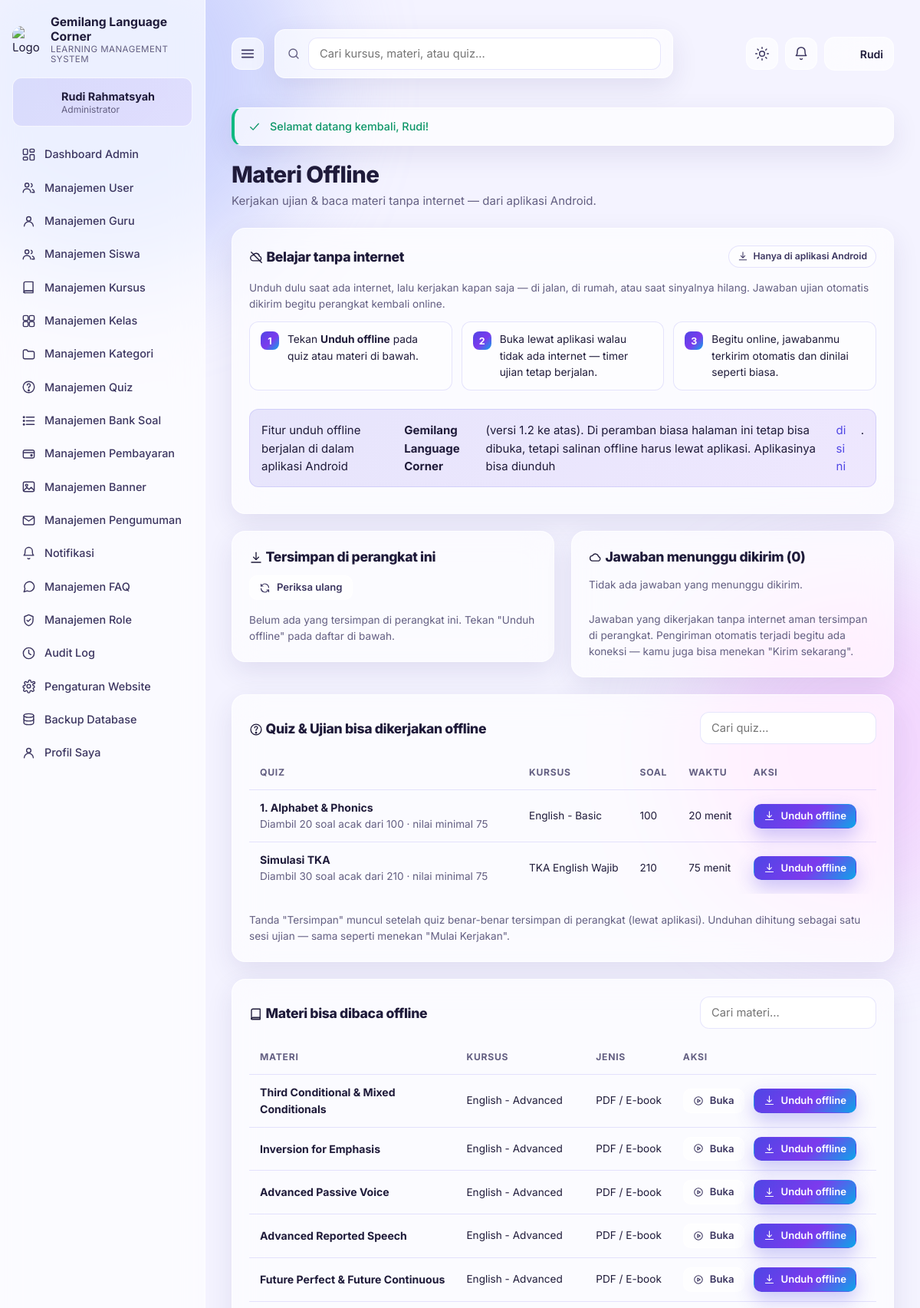
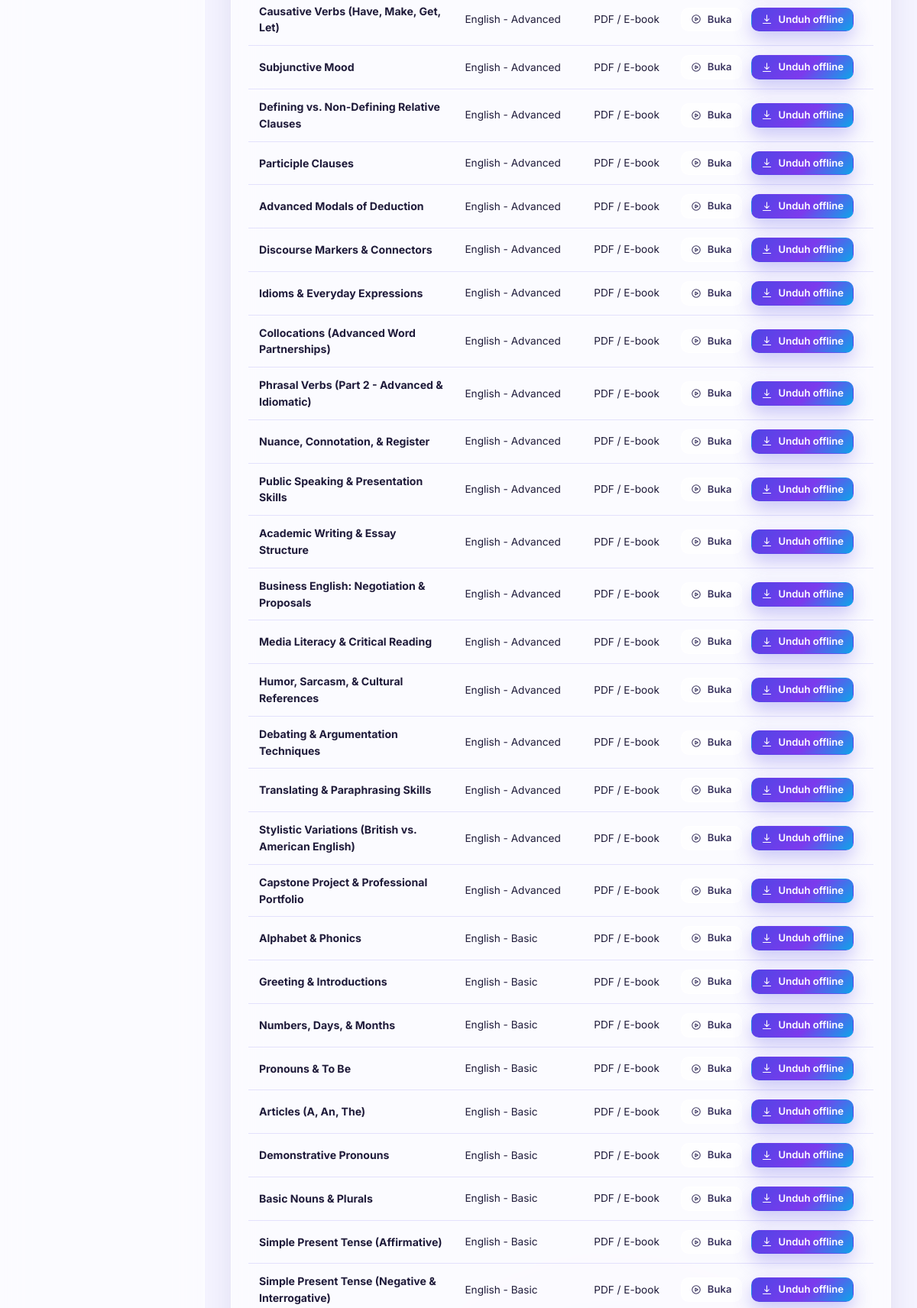
/siswa-offline.php (signed in, upper part), run on the app's committed database (2 pictures, top to bottom).
### tables this page shows
CREATE TABLE users (
            id INTEGER PRIMARY KEY AUTOINCREMENT,
            nama TEXT NOT NULL,
            username TEXT UNIQUE,
            email TEXT UNIQUE,
            password TEXT NOT NULL,
            role TEXT NOT NULL DEFAULT 'siswa',
            foto TEXT,
            telepon TEXT,
            alamat TEXT,
            bio TEXT,
            status TEXT NOT NULL DEFAULT 'aktif',
            last_login TEXT,
            created_at TEXT DEFAULT CURRENT_TIMESTAMP
        );

CREATE TABLE quizzes (
            id INTEGER PRIMARY KEY AUTOINCREMENT,
            course_id INTEGER,
            module_id INTEGER,
            judul TEXT NOT NULL,
            deskripsi TEXT,
            tipe TEXT DEFAULT 'quiz',
            durasi_menit INTEGER DEFAULT 15,
            passing_grade INTEGER DEFAULT 70,
            random_soal INTEGER DEFAULT 0,
            random_opsi INTEGER DEFAULT 0,
            jumlah_soal_tampil INTEGER DEFAULT 0,
            tampilkan_pembahasan INTEGER DEFAULT 1,
            max_attempt INTEGER DEFAULT 0,
            status TEXT DEFAULT 'aktif',
            guru_id INTEGER,
            created_at TEXT DEFAULT CURRENT_TIMESTAMP
        , lesson_id INTEGER);

CREATE TABLE lessons (
            id INTEGER PRIMARY KEY AUTOINCREMENT,
            module_id INTEGER,
            course_id INTEGER NOT NULL,
            judul TEXT NOT NULL,
            tipe TEXT DEFAULT 'teks',
            media_url TEXT,
            media_embed TEXT,
            isi_teks TEXT,
            durasi_menit INTEGER DEFAULT 0,
            urutan INTEGER DEFAULT 0,
            is_preview INTEGER DEFAULT 0,
            bisa_download INTEGER DEFAULT 1,
            created_at TEXT DEFAULT CURRENT_TIMESTAMP
        , infografis TEXT);

CREATE TABLE courses (
            id INTEGER PRIMARY KEY AUTOINCREMENT,
            judul TEXT NOT NULL,
            slug TEXT UNIQUE,
            deskripsi TEXT,
            kategori_id INTEGER,
            guru_id INTEGER,
            level TEXT DEFAULT 'Pemula',
            harga REAL DEFAULT 0,
            durasi_jam INTEGER DEFAULT 0,
            bahasa TEXT DEFAULT 'Indonesia',
            thumbnail TEXT,
            status TEXT DEFAULT 'aktif',
            created_at TEXT DEFAULT CURRENT_TIMESTAMP
        );

### siswa-offline.php (the view, shortened to what the rows shown need)
<?php
require_once __DIR__ . '/includes/layout.php';
$u = require_login();
$kursusSaya = [];
foreach (db()->query('SELECT * FROM courses ORDER BY judul')->fetchAll() as $c) {
    $kursusSaya[] = $c;
}
$idKursus = array_map(function ($c) { return (int)$c['id']; }, $kursusSaya);
$jmlSoal = quiz_jml_soal_map(0);
$quizLuring = [];
foreach ($kursusSaya as $c) {
    $st = db()->prepare('SELECT * FROM quizzes WHERE course_id = ? ORDER BY judul');
    $st->execute([(int)$c['id']]);
    foreach ($st->fetchAll() as $z) {
        $jml = (int)($jmlSoal[(int)$z['id']] ?? 0);
        $z['kursus'] = $c['judul'];
        $z['jml_soal'] = $jml;
        $quizLuring[] = $z;
    }
}
$materiLuring = [];
if ($idKursus) {
    $materiLuring = db()->query('SELECT l.id, l.judul, l.tipe, l.is_preview, l.urutan, co.judul AS kursus
        FROM lessons l JOIN courses co ON co.id = l.course_id
        WHERE l.course_id IN (' . implode(',', $idKursus) . ')
        ORDER BY co.judul, l.urutan, l.id')->fetchAll();
}
$adaKursus = count($kursusSaya) > 0;
page_start('Materi Offline', 'Kerjakan ujian & baca materi tanpa internet — dari aplikasi Android.');
?>
<div id="luring-app" data-csrf="<?= e(csrf_token()) ?>">
  <div class="card">
    <?php if (!$adaKursus): ?>
      <?= empty_state('Belum ada kursus yang terbuka untukmu.', 'book') ?>
    <?php elseif (!$quizLuring): ?>
      <?= empty_state('Belum ada quiz berisi soal di kursusmu.', 'quiz') ?>
    <?php else: ?>
      <div class="table-wrap">
        <table class="data" id="tbl-luring-quiz">
          <thead><tr><th>Quiz</th><th>Kursus</th><th>Soal</th><th>Waktu</th><th>Aksi</th></tr></thead>
          <tbody>
          <?php foreach ($quizLuring as $z): ?>
            <tr>
              <td><strong><?= e($z['judul']) ?></strong>
                <div class="muted small"><?= (int)$z['random_soal'] && (int)$z['jumlah_soal_tampil'] > 0
                    ? 'Diambil ' . (int)$z['jumlah_soal_tampil'] . ' soal acak dari ' . (int)$z['jml_soal']
                    : (int)$z['jml_soal'] . ' soal' ?> &middot; nilai minimal <?= (int)$z['passing_grade'] ?></div>
              </td>
              <td class="small"><?= e($z['kursus']) ?></td>
              <td class="small"><?= (int)$z['jml_soal'] ?></td>
              <td class="small"><?= (int)$z['durasi_menit'] ?> menit</td>
              <td>
                <div class="row-gap">
                  <button type="button" class="btn btn-primary btn-sm" data-luring-quiz="<?= (int)$z['id'] ?>"
                          data-judul="<?= e($z['judul']) ?>"><?= icon('download', 15) ?> Unduh offline</button>
                </div>
              </td>
            </tr>
          <?php endforeach; ?>
          </tbody>
        </table>
      </div>
    <?php endif; ?>
  </div>
  <div class="card">
    <?php if (!$materiLuring): ?>
      <?= empty_state('Belum ada materi di kursusmu.', 'book') ?>
    <?php else: ?>
      <div class="table-wrap">
        <table class="data" id="tbl-luring-materi">
          <thead><tr><th>Materi</th><th>Kursus</th><th>Jenis</th><th>Aksi</th></tr></thead>
          <tbody>
          <?php foreach ($materiLuring as $m):
              $url = 'materi.php?id=' . (int)$m['id']; ?>
            <tr>
              <td><strong><?= e($m['judul']) ?></strong></td>
              <td class="small"><?= e($m['kursus']) ?></td>
              <td class="small"><?= e(tipe_materi_label($m['tipe'])) ?></td>
              <td>
                <div class="row-gap">
                  <a class="btn btn-ghost btn-sm" href="<?= e($url) ?>"><?= icon('play', 14) ?> Buka</a>
                  <button type="button" class="btn btn-primary btn-sm" data-luring-unduh="<?= e($url) ?>"
                          data-judul="<?= e($m['judul']) ?>"><?= icon('download', 15) ?> Unduh offline</button>
                </div>
              </td>
            </tr>
          <?php endforeach; ?>
          </tbody>
        </table>
      </div>
    <?php endif; ?>
  </div>
</div>
<?php page_end(); ?>

### includes/layout.php (shortened to what the rows shown need)
<?php
require_once __DIR__ . '/helpers.php';
function nav_items($role)
{
    $siswa = [
        ['siswa-dashboard.php', 'Dashboard', 'dashboard'],
        ['kursus.php', 'Katalog Kursus', 'grid'],
        ['siswa-kursus.php', 'Kursus Saya', 'book'],
        ['siswa-pembayaran.php', 'Pembayaran', 'wallet'],
        ['siswa-nilai.php', 'Nilai & Riwayat', 'chart'],
        ['siswa-sertifikat.php', 'Sertifikat', 'award'],
        ['siswa-tugas.php', 'Tugas', 'clipboard'],
        ['siswa-kalender.php', 'Kalender Belajar', 'calendar'],
        ['siswa-forum.php', 'Forum Diskusi', 'chat'],
        ['siswa-bookmark.php', 'Bookmark Materi', 'bookmark'],
        ['siswa-offline.php', 'Materi Offline', 'download'],
        ['siswa-leaderboard.php', 'Ranking', 'trophy'],
        ['notifikasi.php', 'Notifikasi', 'bell'],
        ['siswa-profil.php', 'Profil Saya', 'user'],
    ];
    $guru = [
        ['guru-dashboard.php', 'Dashboard Guru', 'dashboard'],
        ['guru-kursus.php', 'Kelola Kursus', 'book'],
        ['guru-materi.php', 'Modul & Materi', 'layers'],
        ['guru-quiz.php', 'Quiz & Ujian', 'quiz'],
        ['guru-soal.php', 'Bank Soal', 'list'],
        ['guru-koreksi.php', 'Koreksi & Nilai', 'check'],
        ['guru-kelas.php', 'Kelola Kelas', 'grid'],
        ['guru-siswa.php', 'Kelola Siswa', 'users'],
        ['guru-progress.php', 'Progress Siswa', 'chart'],
        ['guru-absensi.php', 'Absensi', 'calendar'],
        ['guru-tugas.php', 'Tugas', 'clipboard'],
        ['guru-pengumuman.php', 'Pengumuman', 'mail'],
        ['notifikasi.php', 'Notifikasi', 'bell'],
        ['guru-forum.php', 'Forum & Diskusi', 'chat'],
        ['guru-statistik.php', 'Statistik Kelas', 'trophy'],
        ['siswa-profil.php', 'Profil Saya', 'user'],
    ];
    $admin = [
        ['admin-dashboard.php', 'Dashboard Admin', 'dashboard'],
        ['admin-users.php', 'Manajemen User', 'users'],
        ['admin-guru.php', 'Manajemen Guru', 'user'],
        ['admin-siswa.php', 'Manajemen Siswa', 'users'],
        ['admin-kursus.php', 'Manajemen Kursus', 'book'],
        ['admin-kelas.php', 'Manajemen Kelas', 'grid'],
        ['admin-kategori.php', 'Manajemen Kategori', 'folder'],
        ['admin-quiz.php', 'Manajemen Quiz', 'quiz'],
        ['admin-soal.php', 'Manajemen Bank Soal', 'list'],
        ['admin-pembayaran.php', 'Manajemen Pembayaran', 'wallet'],
        ['admin-sertifikat.php', 'Manajemen Sertifikat', 'award'],
        ['admin-banner.php', 'Manajemen Banner', 'image'],
        ['admin-pengumuman.php', 'Manajemen Pengumuman', 'mail'],
        ['notifikasi.php', 'Notifikasi', 'bell'],
        ['admin-faq.php', 'Manajemen FAQ', 'chat'],
        ['admin-role.php', 'Manajemen Role', 'shield'],
        ['admin-audit.php', 'Audit Log', 'clock'],
        ['admin-pengaturan.php', 'Pengaturan Website', 'settings'],
        ['admin-backup.php', 'Backup Database', 'database'],
        ['siswa-profil.php', 'Profil Saya', 'user'],
    ];
    if (!sertifikat_aktif()) {
        $siswa = array_values(array_filter($siswa, function ($i) {
            return $i[0] !== 'siswa-sertifikat.php';
        }));
        $admin = array_values(array_filter($admin, function ($i) {
            return $i[0] !== 'admin-sertifikat.php';
        }));
    }
    return $role === 'admin' ? $admin : ($role === 'guru' ? $guru : $siswa);
}
function current_page()
{
    return basename($_SERVER['PHP_SELF'] ?? 'index.php');
}
function asset_ver()
{
    static $ver = null;
    if ($ver === null) {
        $ver = (string)max(
            (int)@filemtime(__DIR__ . '/../assets/app.js'),
            (int)@filemtime(__DIR__ . '/../assets/app.css'),
            (int)@filemtime(__DIR__ . '/../assets/app-native.js')
        );
    }
    return $ver;
}
function page_start($title, $subtitle = '', $opts = [])
{
    $u = current_user();
    $site = setting('site_name', 'Marelan English Course');
    $assetVer = asset_ver();
    ?>
<!DOCTYPE html>
<html lang="id" data-theme="light">
<head>
<link rel="stylesheet" href="assets/app.css?v=<?= e($assetVer) ?>">
</head>
<body class="<?= $u ? 'has-sidebar' : 'is-public' ?>">
<?php
    if ($u) {
        lms_sidebar($u);
        echo '<main class="main">';
        lms_topbar($u, $title);
    } else {
        lms_public_nav($site);
        echo '<main class="main public-main">';
    }
    if ($title && $u) {
        echo '<div class="page-head"><div><h1>' . e($title) . '</h1>';
        echo '</div>';
        echo '</div>';
    }
}
    ?><!DOCTYPE html>
</html><?php
function lms_sidebar($u)
{
    $items = nav_items($u['role']);
    $cur = current_page();
    ?>
<aside class="sidebar" id="sidebar">
  <div class="brand">
    <a href="<?= $u['role'] === 'admin' ? 'admin-dashboard.php' : ($u['role'] === 'guru' ? 'guru-dashboard.php' : 'siswa-dashboard.php') ?>" class="brand-link">
      <?= site_logo(38) ?>
      <span class="brand-text">
        <strong><?= e(setting('site_name', 'Marelan English Course')) ?></strong>
        <small>Learning Management System</small>
      </span>
    </a>
  </div>
  <div class="sidebar-profile">
    <span class="avatar" <?= $u['foto'] ? 'style="background-image:url(' . e($u['foto']) . ')"' : '' ?>><?= $u['foto'] ? '' : e(strtoupper(mb_substr($u['nama'], 0, 1))) ?></span>
    <span class="sp-meta">
      <strong><?= e($u['nama']) ?></strong>
      <small><?= e(role_label($u['role'])) ?></small>
    </span>
  </div>
  <nav class="nav">
    <?php foreach ($items as $it): ?>
      <a class="nav-item <?= $cur === $it[0] ? 'active' : '' ?>" href="<?= e($it[0]) ?>"><?= icon($it[2], 19) ?><span><?= e($it[1]) ?></span></a>
    <?php endforeach; ?>
  </nav>
</aside>
<?php
}
function lms_topbar($u, $title)
{
    $unread = unread_notifications();
    ?>
<header class="topbar">
  <button class="icon-btn only-mobile" data-toggle-sidebar aria-label="Menu"><?= icon('menu', 22) ?></button>
  <form class="topsearch" action="search.php" method="get">
    <?= icon('search', 18) ?>
    <input type="search" name="q" placeholder="Cari kursus, materi, atau quiz..." value="<?= e(get('q')) ?>">
  </form>
  <div class="topbar-right">
    <button class="icon-btn" data-toggle-theme aria-label="Ganti tema"><?= icon('sun', 20, 'ic-sun') ?><?= icon('moon', 20, 'ic-moon') ?></button>
    <a class="icon-btn bell" href="notifikasi.php" aria-label="Notifikasi">
      <?= icon('bell', 20) ?><?php if ($unread > 0): ?><span class="dot"><?= $unread > 9 ? '9+' : $unread ?></span><?php endif; ?>
    </a>
    <div class="user-menu">
      <button class="user-btn" data-toggle-user>
        <span class="avatar sm" <?= $u['foto'] ? 'style="background-image:url(' . e($u['foto']) . ')"' : '' ?>><?= $u['foto'] ? '' : e(strtoupper(mb_substr($u['nama'], 0, 1))) ?></span>
        <span class="um-name"><?= e(explode(' ', $u['nama'])[0]) ?></span>
      </button>
    </div>
  </div>
</header>
<?php
}
    ?>
<?php
function page_end()
{
    ?>
</main>
</body>
</html>
<?php
}

### includes/helpers.php (shortened to what the rows shown need)
<?php
require_once __DIR__ . '/db.php';
function e($s)
{
    return htmlspecialchars((string)$s, ENT_QUOTES, 'UTF-8');
}
function setting($key, $default = '')
{
    static $cache = null;
    if ($cache === null) {
        $cache = [];
        try {
            foreach (db()->query('SELECT key, value FROM settings') as $r) {
                $cache[$r['key']] = $r['value'];
            }
        } catch (Throwable $e) {
            $cache = [];
        }
    }
    return array_key_exists($key, $cache) && $cache[$key] !== null && $cache[$key] !== '' ? $cache[$key] : $default;
}
function get($key, $default = '')
{
    return isset($_GET[$key]) ? (is_array($_GET[$key]) ? $_GET[$key] : trim((string)$_GET[$key])) : $default;
}
function csrf_token()
{
    return $_SESSION['csrf'];
}
function current_user()
{
    static $user = false;
    if ($user !== false) {
        return $user;
    }
    $stmt = db()->prepare('SELECT * FROM users WHERE id = ?');
    $stmt->execute([$_SESSION['user_id']]);
    $user = $stmt->fetch() ?: null;
    return $user;
}
function require_login($role = null)
{
    $u = current_user();
    return $u;
}
function role_label($role)
{
    return ['admin' => 'Administrator', 'guru' => 'Guru', 'siswa' => 'Siswa'][$role] ?? ucfirst((string)$role);
}
function unread_notifications()
{
    $u = current_user();
    $stmt = db()->prepare('SELECT COUNT(*) FROM notifications WHERE user_id = ? AND dibaca = 0');
    $stmt->execute([$u['id']]);
    return (int)$stmt->fetchColumn();
}
function sertifikat_aktif()
{
    return setting('sertifikat_aktif', '0') === '1';
}
function tipe_materi_label_map()
{
    return [
        'video' => 'Video',
        'pdf' => 'PDF / E-book',
        'audio' => 'Audio',
        'teks' => 'Modul Teks',
        'tautan' => 'Tautan',
        'infografis' => 'Infografis',
    ];
}
function tipe_materi_label($t)
{
    $map = tipe_materi_label_map();
    return $map[$t] ?? $t;
}
function quiz_jml_soal_map($courseId = 0)
{
    $sql = 'SELECT q.quiz_id AS quiz_id, COUNT(*) AS jml FROM questions q
        WHERE q.quiz_id IS NOT NULL' . ($courseId ? (' AND q.course_id = ' . (int)$courseId) : '') . '
        GROUP BY q.quiz_id';
    $out = [];
    foreach (db()->query($sql)->fetchAll() as $r) {
        $out[(int)$r['quiz_id']] = (int)$r['jml'];
    }
    return $out;
}
function icon_paths()
{
    return $paths;
}
function icon($name, $size = 20, $class = '')
{
    $paths = icon_paths();
    $p = $paths[$name] ?? $paths['grid'];
    return '<svg class="ic ' . $class . '" width="' . (int)$size . '" height="' . (int)$size . '" viewBox="0 0 24 24" fill="none" stroke="currentColor" stroke-width="1.8" stroke-linecap="round" stroke-linejoin="round">' . $p . '</svg>';
}
function site_logo($size = 36)
{
    $custom = setting('site_logo');
    if ($custom !== '') {
        return '<img src="' . e($custom) . '" alt="Logo" width="' . (int)$size . '" height="' . (int)$size . '" class="brand-img">';
    }
    return logo_svg($size);
}

### data on the page
users: nama "Rudi Rahmatsyah", role "Administrator", nama "Rudi"
quizzes: judul "1. Alphabet & Phonics", jumlah_soal_tampil "20", jml_soal "100", passing_grade "75", kursus "English - Basic", durasi_menit "20", $size 15 (drawn)
quizzes: judul "Simulasi TKA", jumlah_soal_tampil "30", jml_soal "210", passing_grade "75", kursus "TKA English Wajib", durasi_menit "75", $size 15 (drawn)
lessons: judul "Third Conditional & Mixed Conditionals", course.judul "English - Advanced", tipe "PDF / E-book", $size 14 (drawn)
lessons: judul "Inversion for Emphasis", course.judul "English - Advanced", tipe "PDF / E-book", $size 14 (drawn)
lessons: judul "Advanced Passive Voice", course.judul "English - Advanced", tipe "PDF / E-book", $size 14 (drawn)
lessons: judul "Advanced Reported Speech", course.judul "English - Advanced", tipe "PDF / E-book", $size 14 (drawn)
lessons: judul "Future Perfect & Future Continuous", course.judul "English - Advanced", tipe "PDF / E-book", $size 14 (drawn)
lessons: judul "Causative Verbs (Have, Make, Get, Let)", course.judul "English - Advanced", tipe "PDF / E-book", $size 14 (drawn)
lessons: judul "Subjunctive Mood", course.judul "English - Advanced", tipe "PDF / E-book", $size 14 (drawn)
lessons: judul "Defining vs. Non-Defining Relative Clauses", course.judul "English - Advanced", tipe "PDF / E-book", $size 14 (drawn)
lessons: judul "Participle Clauses", course.judul "English - Advanced", tipe "PDF / E-book", $size 14 (drawn)
lessons: judul "Advanced Modals of Deduction", course.judul "English - Advanced", tipe "PDF / E-book", $size 14 (drawn)
lessons: judul "Discourse Markers & Connectors", course.judul "English - Advanced", tipe "PDF / E-book", $size 14 (drawn)
lessons: judul "Idioms & Everyday Expressions", course.judul "English - Advanced", tipe "PDF / E-book", $size 14 (drawn)
lessons: judul "Collocations (Advanced Word Partnerships)", course.judul "English - Advanced", tipe "PDF / E-book", $size 14 (drawn)
lessons: judul "Phrasal Verbs (Part 2 - Advanced & Idiomatic)", course.judul "English - Advanced", tipe "PDF / E-book", $size 14 (drawn)
lessons: judul "Nuance, Connotation, & Register", course.judul "English - Advanced", tipe "PDF / E-book", $size 14 (drawn)
lessons: judul "Public Speaking & Presentation Skills", course.judul "English - Advanced", tipe "PDF / E-book", $size 14 (drawn)
lessons: judul "Academic Writing & Essay Structure", course.judul "English - Advanced", tipe "PDF / E-book", $size 14 (drawn)
lessons: judul "Business English: Negotiation & Proposals", course.judul "English - Advanced", tipe "PDF / E-book", $size 14 (drawn)
lessons: judul "Media Literacy & Critical Reading", course.judul "English - Advanced", tipe "PDF / E-book", $size 14 (drawn)
lessons: judul "Humor, Sarcasm, & Cultural References", course.judul "English - Advanced", tipe "PDF / E-book", $size 14 (drawn)
lessons: judul "Debating & Argumentation Techniques", course.judul "English - Advanced", tipe "PDF / E-book", $size 14 (drawn)
lessons: judul "Translating & Paraphrasing Skills", course.judul "English - Advanced", tipe "PDF / E-book", $size 14 (drawn)
lessons: judul "Stylistic Variations (British vs. American English)", course.judul "English - Advanced", tipe "PDF / E-book", $size 14 (drawn)
lessons: judul "Capstone Project & Professional Portfolio", course.judul "English - Advanced", tipe "PDF / E-book", $size 14 (drawn)
lessons: judul "Alphabet & Phonics", course.judul "English - Basic", tipe "PDF / E-book", $size 14 (drawn)
lessons: judul "Greeting & Introductions", course.judul "English - Basic", tipe "PDF / E-book", $size 14 (drawn)
lessons: judul "Numbers, Days, & Months", course.judul "English - Basic", tipe "PDF / E-book", $size 14 (drawn)
lessons: judul "Pronouns & To Be", course.judul "English - Basic", tipe "PDF / E-book", $size 14 (drawn)
lessons: judul "Articles (A, An, The)", course.judul "English - Basic", tipe "PDF / E-book", $size 14 (drawn)
lessons: judul "Demonstrative Pronouns", course.judul "English - Basic", tipe "PDF / E-book", $size 14 (drawn)
lessons: judul "Basic Nouns & Plurals", course.judul "English - Basic", tipe "PDF / E-book", $size 14 (drawn)
lessons: judul "Simple Present Tense (Affirmative)", course.judul "English - Basic", tipe "PDF / E-book", $size 14 (drawn)
lessons: judul "Simple Present Tense (Negative & Interrogative)", course.judul "English - Basic", tipe "PDF / E-book", $size 14 (drawn)

### other printed values
setting('site_name', 'Marelan English Course') "Gemilang Language Corner"
$it[1] "Dashboard Admin"
$it[1] "Manajemen User"
$it[1] "Manajemen Guru"
$it[1] "Manajemen Siswa"
$it[1] "Manajemen Kursus"
$it[1] "Manajemen Kelas"
$it[1] "Manajemen Kategori"
$it[1] "Manajemen Quiz"
$it[1] "Manajemen Bank Soal"
$it[1] "Manajemen Pembayaran"
$it[1] "Manajemen Banner"
$it[1] "Manajemen Pengumuman"
$it[1] "Notifikasi"
$it[1] "Manajemen FAQ"
